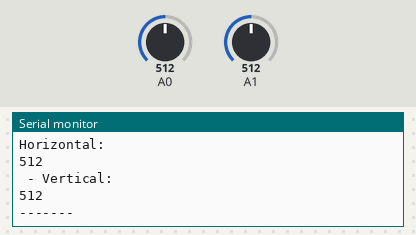
Bench run of a sketch on a simulated Arduino Uno, built with avr-gcc and run on an emulated ATmega328P. Shown: the last lines printed to the serial monitor. The inputs (shaded band) are chosen by the test bench; at power-on: A0 = 512, A1 = 512.

Above: at 1.8 s.
1.9 s: A0 set to 716
3.4 s: A1 set to 306
At 4.5 s:
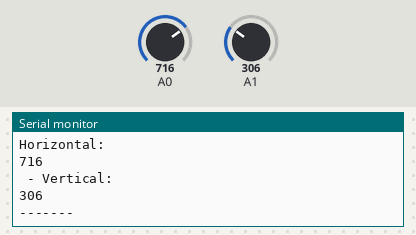
4.9 s: A0 set to 900
6.4 s: A1 set to 122
At 7.8 s:
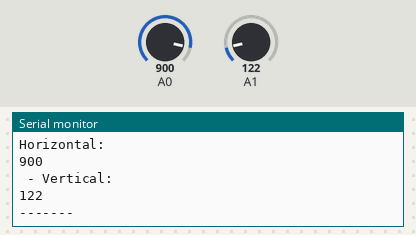
Timing chart, 0 to 8.9 s (numbered marks = the images above; inputs shaded):
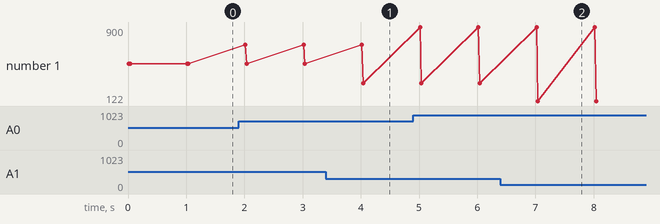

Measured:
- after the input at 3.4 s, the serial monitor: prints a new line after 0.64 s (image 1)
- after the input at 6.4 s, the serial monitor: prints a new line after 0.64 s (image 2)
- plotted number 1: 512 → 306 after the input at 3.4 s, 306 → 122 after the input at 6.4 s

The sketch:

joystick.ino
```cpp
void setup() {
  // put your setup code here, to run once:
  pinMode(A0, INPUT);
  pinMode(A1, INPUT);
  Serial.begin(9600);
}

void loop() {
    int horizontal = analogRead(A0);
    int vertical = analogRead(A1);

   Serial.println("Horizontal: ") ;
   Serial.println(String(horizontal));
   Serial.println(" - Vertical: ");
   Serial.println( String(vertical));
   Serial.println("-------");
   delay(1000);
}
```
